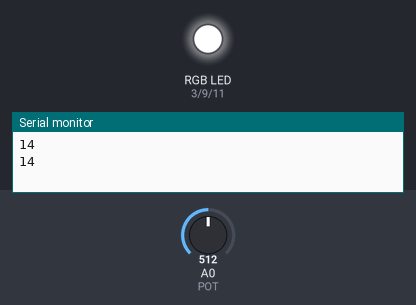
Simulated run of this sketch. Board: Arduino Uno, built with avr-gcc and run on an emulated ATmega328P. Parts: an RGB LED mixed from three pins (HIGH = lit), the last lines printed to the serial monitor. The inputs (shaded band) are chosen by the test bench; at power-on: A0 (POT) = 512. Dim RGB values are drawn brighter than linear.

Above: at 3.5 s.
3.6 s: A0 (POT) set to 122
At 4.2 s:
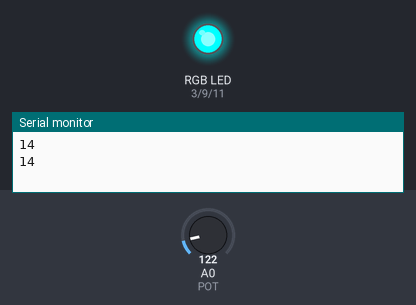
7.2 s: A0 (POT) set to 0
At 7.26 s:
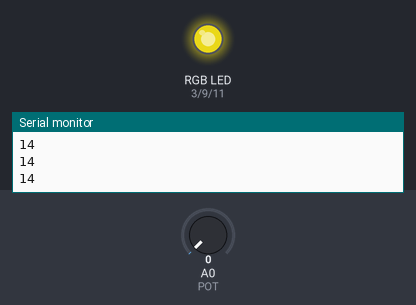
Timing chart, 0 to 16.8 s (numbered marks = the images above; inputs shaded):
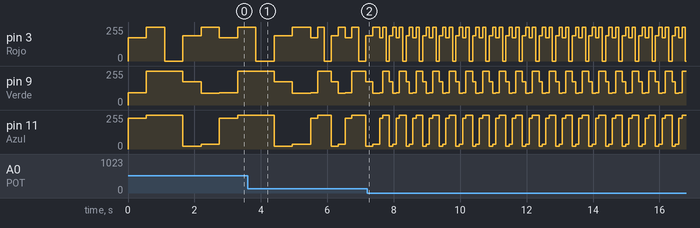

Measured:
- by itself, pin 3 (Rojo): repeats every 0.50 s: 174/255 0.10 s, 255/255 0.10 s, 0/255 0.10 s, 189/255 0.10 s, 255/255 0.10 s
- by itself, pin 9 (Verde): repeats every 0.50 s: 92/255 0.10 s, 255/255 0.20 s, 174/255 0.10 s, 87/255 0.10 s
- by itself, pin 11 (Azul): repeats every 0.50 s: 230/255 0.10 s, 255/255 0.20 s, 20/255 0.10 s, 35/255 0.10 s

The sketch:

Potenciomentro_con_RGB.ino
```cpp
/*
 * Fundacion Kinal
 * Centro educativo tecnico laboral Kinal
 * Electronica
 * Grado: Quinto
 * Sección: A
 * Curso: Taller de electronica digital y reparación de computadoras I
 * Nombre: Jared Hernan Ruiz Aleu
 * Carnet: 2022011
 * RGB con potenciometro
*/
#define POT  A0
#define Rojo   3
#define Verde  9
#define Azul  11

int pyme;
int colores(int R, int G, int B);

void setup() {
  Serial.begin(9600);

  pinMode(Rojo,OUTPUT);
  pinMode(Azul,OUTPUT);
  pinMode(Verde,OUTPUT);

}

void loop() {
  pyme = map(analogRead(POT),0,1023,100,1000);
  Serial.println(POT);

  colores(174,92,230);
  delay(pyme);

  colores(255,255,255);
  delay(pyme);

  colores(0,255,255);
  delay(pyme);

  colores(189,174,20);
  delay(pyme);

  colores(255,87,35);
  delay(pyme);

}
int colores(int R, int G, int B){
  analogWrite(Rojo,R);
  analogWrite(Verde,G);
  analogWrite(Azul, B);
}
```
